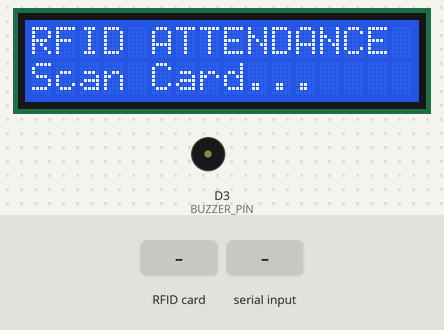
A sketch run on a simulated ESP8266 (NodeMCU). Parts: 16×2 character LCD, buzzer (waves = sounding, pin HIGH). Inputs (shaded band) come from the test bench. WiFi joins after 1.5 s; servers stay silent unless stated; uploads are accepted with an empty reply; what the sketch prints to the serial monitor is not drawn.

Above: at 4.3 s.
4.4 s: RFID card 12 34 56 78 held to the reader
At 6.3 s:
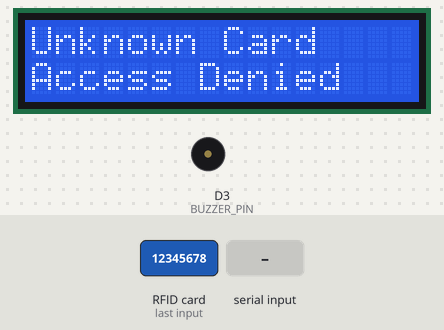
7.4 s: RFID card D6 01 4F 06 held to the reader
At 8.1 s:
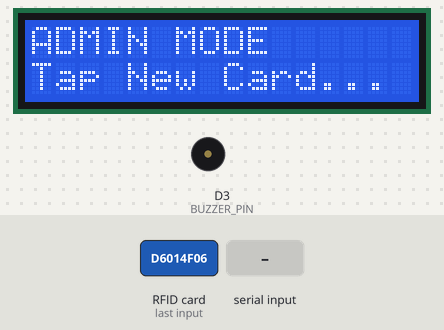
9.1 s: RFID card 5E 7A 19 C4 held to the reader
At 10.0 s:
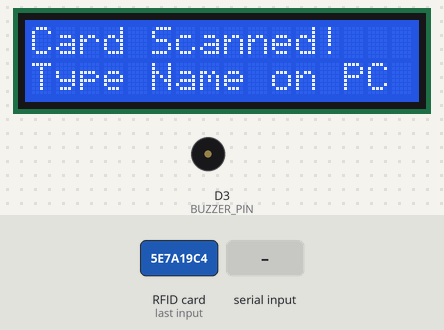
10.7 s: "ATTENDANCE_SUCCESS\n" received over Serial
At 12.4 s:
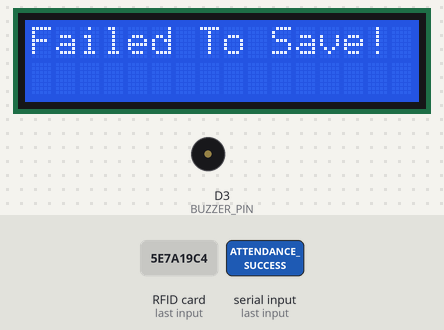
Timing chart, 0 to 13.9 s (numbered marks = the images above; inputs shaded):
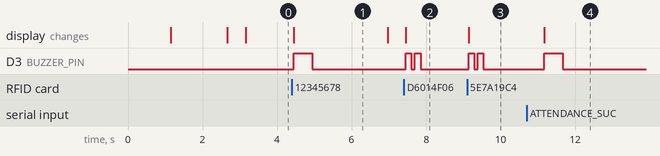

Measured:
- after the input at 4.4 s, D3 (BUZZER_PIN): LOW → HIGH at once, → LOW 0.50 s later; the display: changes at once (image 1)
- after the input at 7.4 s, D3 (BUZZER_PIN): alternates HIGH for 0.15 s and LOW for 0.10 s, 4 changes in all, then stays LOW, starting after 0.05 s; the display: changes after 0.05 s (image 2)
- after the input at 9.1 s, D3 (BUZZER_PIN): alternates HIGH for 0.15 s and LOW for 0.10 s, 4 changes in all, then stays LOW, starting at once; the display: changes at once (image 3)
- after the input at 10.7 s, D3 (BUZZER_PIN): LOW → HIGH after 0.47 s, → LOW 0.50 s later; the display: changes after 0.47 s (image 4)
- what the display in image 1 shows lasts 2.6 s, from 4.4 s to 7.0 s

The sketch:

ExcelRFIDcode.ino
```cpp
#include <ESP8266WiFi.h>
#include <SPI.h>
#include <MFRC522.h>
#include <Wire.h>
#include <LiquidCrystal_I2C.h>

// =====================================================
// WIFI & LOCAL SERVER CONFIGURATION
// =====================================================
const char* ssid     = "JEET";        // Wi-Fi / Hotspot Name
const char* password = "12345678";    // Wi-Fi / Hotspot Password

const char* serverIP = "192.168.43.142";
const int   serverPort = 5000;            // Python Flask Port

// Set your Admin Card UID here (Upper Case)
const String ADMIN_CARD_UID = "D6 01 4F 06";

// Dynamic Student Memory (Supports up to 50 students)
struct Student {
  String uid;
  String name;
};
Student students[50];
int studentCount = 0;

// =====================================================
// HARDWARE PINS
// =====================================================
#define SS_PIN    4   // D2 (GPIO4)
#define RST_PIN   16  // D0 (GPIO16)
#define BUZZER_PIN 0  // D3 (GPIO0)

MFRC522 rfid(SS_PIN, RST_PIN);
LiquidCrystal_I2C lcd(0x27, 16, 2);

// Function Prototypes
String getStudentName(String uid);
int markAttendance(String uid, String name);
bool registerNewStudentOnServer(String uid, String name);
void fetchStudentsFromServer();
void handleAdminRegistration();
String readUID();
String urlEncode(String text);
void beepSuccess();
void beepError();
void showReady();

void setup() {
  Serial.begin(115200);
  delay(1000);

  Serial.println("\n================================");
  Serial.println("RFID LOCAL EXCEL ATTENDANCE");
  Serial.println("================================");

  pinMode(BUZZER_PIN, OUTPUT);
  digitalWrite(BUZZER_PIN, LOW);

  Wire.begin(2, 5);
  lcd.init();
  lcd.backlight();
  lcd.clear();
  lcd.print("Starting...");

  SPI.begin();
  rfid.PCD_Init();

  lcd.clear();
  lcd.print("Connecting WiFi");
  WiFi.mode(WIFI_STA);
  WiFi.begin(ssid, password);

  while (WiFi.status() != WL_CONNECTED) {
    delay(500);
    Serial.print(".");
  }

  Serial.println("\nWiFi connected!");
  Serial.print("ESP8266 IP: ");
  Serial.println(WiFi.localIP());

  // Fetch all saved students from Students.xlsx on server startup
  lcd.clear();
  lcd.print("Loading Data...");
  fetchStudentsFromServer();

  showReady();
}

void loop() {
  if (!rfid.PICC_IsNewCardPresent() || !rfid.PICC_ReadCardSerial()) {
    return;
  }

  String uid = readUID();

  Serial.print("\nCard Scanned: ");
  Serial.println(uid);

  // Check if Admin Card was scanned
  if (uid == ADMIN_CARD_UID) {
    handleAdminRegistration();
    rfid.PICC_HaltA();
    rfid.PCD_StopCrypto1();
    return;
  }

  // Normal Student Attendance Mode
  String studentName = getStudentName(uid);

  if (studentName == "") {
    lcd.clear();
    lcd.print("Unknown Card");
    lcd.setCursor(0, 1);
    lcd.print("Access Denied");
    beepError();
    delay(2000);
    showReady();
    rfid.PICC_HaltA();
    rfid.PCD_StopCrypto1();
    return;
  }

  lcd.clear();
  lcd.setCursor(0, 0);
  lcd.print("Hey " + studentName + "!");
  delay(1000);

  lcd.clear();
  lcd.print("Updating Data...");

  int status = markAttendance(uid, studentName);

  if (status == 1) {
    lcd.clear();
    lcd.print("Attendance");
    lcd.setCursor(0, 1);
    lcd.print("Marked!");
    beepSuccess();
  } else if (status == 2) {
    lcd.clear();
    lcd.print("Already Marked!");
    lcd.setCursor(0, 1);
    lcd.print("Try After 5 Mins");
    beepError();
  } else {
    lcd.clear();
    lcd.print("Server Error!");
    beepError();
  }

  delay(2500);
  showReady();

  rfid.PICC_HaltA();
  rfid.PCD_StopCrypto1();
  delay(1000);
}

// Fetch all registered students from Python Flask
void fetchStudentsFromServer() {
  if (WiFi.status() != WL_CONNECTED) return;

  WiFiClient client;
  client.setTimeout(5000);

  if (!client.connect(serverIP, serverPort)) {
    Serial.println("[ERROR] Failed to fetch students on boot!");
    return;
  }

  client.print(String("GET /get_students HTTP/1.1\r\n") +
               "Host: " + String(serverIP) + "\r\n" +
               "User-Agent: ESP8266\r\n" +
               "Connection: close\r\n\r\n");

  delay(200);

  // Skip HTTP headers
  while (client.connected() || client.available()) {
    String line = client.readStringUntil('\n');
    if (line == "\r") break; // Headers end with an empty line
  }

  studentCount = 0;

  // Read student records
  while (client.available()) {
    String line = client.readStringUntil('\n');
    line.trim();
    if (line.length() == 0) continue;

    int colonIndex = line.indexOf(':');
    if (colonIndex > 0 && studentCount < 50) {
      students[studentCount].uid = line.substring(0, colonIndex);
      students[studentCount].name = line.substring(colonIndex + 1);
      Serial.println("Loaded: " + students[studentCount].name + " (" + students[studentCount].uid + ")");
      studentCount++;
    }
  }

  client.stop();
  Serial.print("Total Students Loaded into RAM: ");
  Serial.println(studentCount);
}

// Admin Mode Function
void handleAdminRegistration() {
  lcd.clear();
  lcd.print("ADMIN MODE");
  lcd.setCursor(0, 1);
  lcd.print("Tap New Card...");
  beepSuccess();

  Serial.println("\n--- ADMIN REGISTRATION MODE ACTIVE ---");
  Serial.println("Please tap the new card/tag on the RFID reader...");

  rfid.PICC_HaltA();
  rfid.PCD_StopCrypto1();

  String newUID = "";
  unsigned long startTime = millis();

  while (millis() - startTime < 30000) {
    if (rfid.PICC_IsNewCardPresent() && rfid.PICC_ReadCardSerial()) {
      newUID = readUID();

      if (newUID == ADMIN_CARD_UID) {
        lcd.clear();
        lcd.print("Admin Card!");
        lcd.setCursor(0, 1);
        lcd.print("Tap New Student");
        beepError();
        Serial.println("[WARNING] Admin card tapped! Please tap a new student card.");

        rfid.PICC_HaltA();
        rfid.PCD_StopCrypto1();
        delay(2000);

        lcd.clear();
        lcd.print("ADMIN MODE");
        lcd.setCursor(0, 1);
        lcd.print("Tap New Card...");

        newUID = "";
        continue;
      }

      String existingName = getStudentName(newUID);
      if (existingName != "") {
        lcd.clear();
        lcd.print("Already Exists!");
        lcd.setCursor(0, 1);
        lcd.print("Name: " + existingName);
        beepError();
        Serial.println("[ERROR] Card already assigned to: " + existingName);
        delay(3000);
        showReady();
        return;
      }

      break;
    }
    delay(100);
  }

  if (newUID == "") {
    lcd.clear();
    lcd.print("Admin Timeout!");
    beepError();
    delay(2000);
    showReady();
    return;
  }

  Serial.print("New Card Detected UID: ");
  Serial.println(newUID);

  lcd.clear();
  lcd.print("Card Scanned!");
  lcd.setCursor(0, 1);
  lcd.print("Type Name on PC");
  beepSuccess();

  Serial.println(">>> TYPE STUDENT NAME IN SERIAL MONITOR AND PRESS ENTER <<<");

  while (Serial.available()) { Serial.read(); }

  String newName = "";
  startTime = millis();

  while (millis() - startTime < 30000) {
    if (Serial.available() > 0) {
      newName = Serial.readStringUntil('\n');
      newName.trim();
      if (newName.length() > 0) break;
    }
    delay(100);
  }

  if (newName == "") {
    lcd.clear();
    lcd.print("Name Timeout!");
    beepError();
    delay(2000);
    showReady();
    return;
  }

  Serial.println("Registering: " + newName + " (" + newUID + ")");

  if (registerNewStudentOnServer(newUID, newName)) {
    if (studentCount < 50) {
      students[studentCount].uid = newUID;
      students[studentCount].name = newName;
      studentCount++;
    }
    lcd.clear();
    lcd.print("Saved Student:");
    lcd.setCursor(0, 1);
    lcd.print(newName);
    beepSuccess();
  } else {
    lcd.clear();
    lcd.print("Failed To Save!");
    beepError();
  }

  delay(3000);
  showReady();
}

String readUID() {
  String uid = "";
  for (byte i = 0; i < rfid.uid.size; i++) {
    if (rfid.uid.uidByte[i] < 0x10) uid += "0";
    uid += String(rfid.uid.uidByte[i], HEX);
    if (i < rfid.uid.size - 1) uid += " ";
  }
  uid.toUpperCase();
  return uid;
}

String getStudentName(String uid) {
  for (int i = 0; i < studentCount; i++) {
    if (students[i].uid == uid) {
      return students[i].name;
    }
  }
  return "";
}

int markAttendance(String uid, String name) {
  if (WiFi.status() != WL_CONNECTED) return 0;

  WiFiClient client;
  client.setTimeout(5000);

  if (!client.connect(serverIP, serverPort)) return 0;

  String path = "/log?uid=" + urlEncode(uid) + "&name=" + urlEncode(name);

  client.print(String("GET ") + path + " HTTP/1.1\r\n" +
               "Host: " + String(serverIP) + "\r\n" +
               "User-Agent: ESP8266\r\n" +
               "Connection: close\r\n\r\n");

  delay(100);

  int result = 0;
  unsigned long timeout = millis();

  while (client.connected() || client.available()) {
    if (client.available()) {
      String line = client.readStringUntil('\n');
      if (line.indexOf("ATTENDANCE_SUCCESS") >= 0) result = 1;
      else if (line.indexOf("ATTENDANCE_DUPLICATE") >= 0) result = 2;
    }
    if (millis() - timeout > 3000) break;
    delay(10);
  }

  client.stop();
  return result;
}

bool registerNewStudentOnServer(String uid, String name) {
  if (WiFi.status() != WL_CONNECTED) return false;

  WiFiClient client;
  client.setTimeout(5000);

  if (!client.connect(serverIP, serverPort)) return false;

  String path = "/add_student?uid=" + urlEncode(uid) + "&name=" + urlEncode(name);

  client.print(String("GET ") + path + " HTTP/1.1\r\n" +
               "Host: " + String(serverIP) + "\r\n" +
               "User-Agent: ESP8266\r\n" +
               "Connection: close\r\n\r\n");

  delay(100);

  bool success = false;
  unsigned long timeout = millis();

  while (client.connected() || client.available()) {
    if (client.available()) {
      String line = client.readStringUntil('\n');
      if (line.indexOf("STUDENT_ADDED") >= 0) {
        success = true;
      }
    }
    if (millis() - timeout > 3000) break;
    delay(10);
  }

  client.stop();
  return success;
}

String urlEncode(String text) {
  String encoded = "";
  const char* hex = "0123456789ABCDEF";
  for (unsigned int i = 0; i < text.length(); i++) {
    char c = text[i];
    if ((c >= 'a' && c <= 'z') || (c >= 'A' && c <= 'Z') ||
        (c >= '0' && c <= '9') || c == '-' || c == '_' || c == '.' || c == '~') {
      encoded += c;
    } else {
      encoded += '%';
      encoded += hex[(c >> 4) & 0x0F];
      encoded += hex[c & 0x0F];
    }
  }
  return encoded;
}

void beepSuccess() {
  digitalWrite(BUZZER_PIN, HIGH); delay(150);
  digitalWrite(BUZZER_PIN, LOW);  delay(100);
  digitalWrite(BUZZER_PIN, HIGH); delay(150);
  digitalWrite(BUZZER_PIN, LOW);
}

void beepError() {
  digitalWrite(BUZZER_PIN, HIGH); delay(500);
  digitalWrite(BUZZER_PIN, LOW);
}

void showReady() {
  lcd.clear();
  lcd.print("RFID ATTENDANCE");
  lcd.setCursor(0, 1);
  lcd.print("Scan Card...");
}
```
